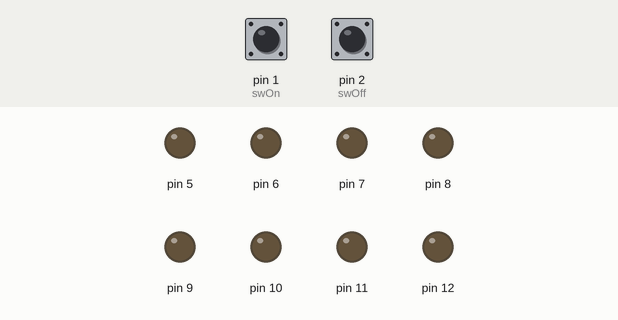
A sketch run on a simulated Arduino Uno, built with avr-gcc and run on an emulated ATmega328P. Shown: output pins drawn as LEDs (lit = HIGH). The test bench sets the inputs (shaded band); at power-on: pin 1 (swOn) LOW, pin 2 (swOff) LOW.

Above: at 1.2 s.
1.3 s: pin 1 (swOn) pulled HIGH for 0.15 s
At 4.1 s:
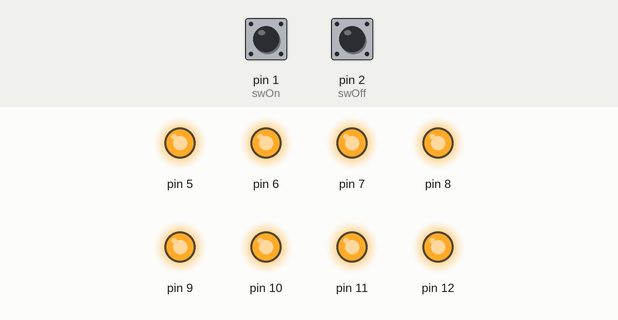
4.3 s: pin 2 (swOff) pulled HIGH for 0.15 s
At 4.47 s:
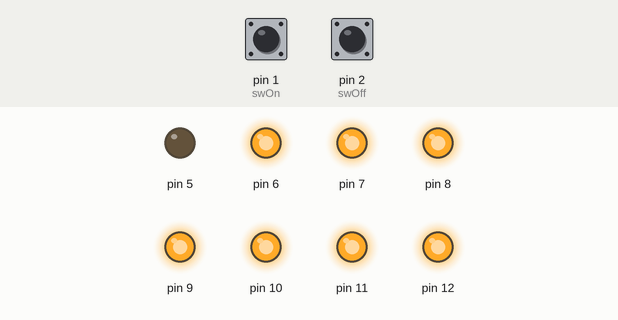
7.4 s: pin 1 (swOn) pulled HIGH for 1 s
At 7.57 s:
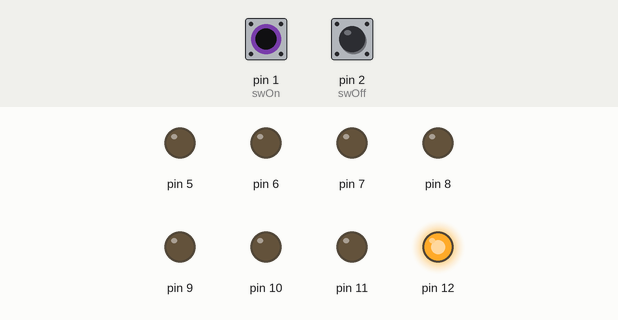
Timing chart, 0 to 11.4 s (numbered marks = the images above; inputs shaded):
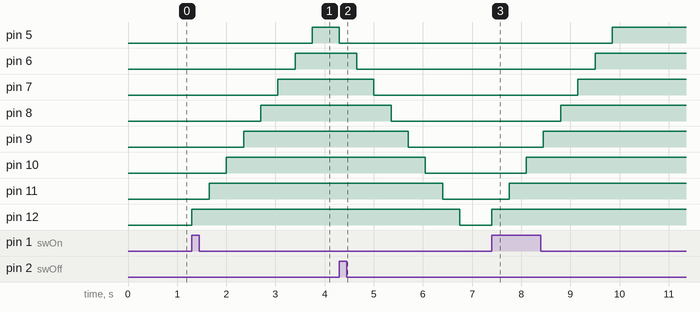

The sketch:

Lab3_2.ino
```cpp
#define swOn 1
#define swOff 2
int count = 12;
void setup(){
       for(int i = 5 ; i<=12; i++){
    pinMode(i,OUTPUT);
  }
  pinMode(swOn,INPUT);
  pinMode(swOff,INPUT);
  }
  void loop (){
        if(digitalRead(swOn)==HIGH){
    for(int i =12; i>=5;i--){
           digitalWrite(i,HIGH);
           delay(350);
     }
     }
            if(digitalRead(swOff)==HIGH){
             for(int i = 5; i<=12; i++){
            digitalWrite(i,LOW);
           delay(350);
               }
            }}
```

Measured:
- after the input at 1.3 s, pin 5: LOW → HIGH after 2.5 s; pin 6: LOW → HIGH after 2.1 s; pin 7: LOW → HIGH after 1.8 s; pin 8: LOW → HIGH after 1.4 s; pin 9: LOW → HIGH after 1.1 s
- after the input at 4.3 s, pin 5: HIGH → LOW at once; pin 6: HIGH → LOW after 0.35 s; pin 7: HIGH → LOW after 0.70 s; pin 8: HIGH → LOW after 1.1 s; pin 9: HIGH → LOW after 1.4 s
- after the input at 7.4 s, pin 5: LOW → HIGH after 2.5 s; pin 6: LOW → HIGH after 2.1 s; pin 7: LOW → HIGH after 1.8 s; pin 8: LOW → HIGH after 1.4 s; pin 9: LOW → HIGH after 1.1 s
